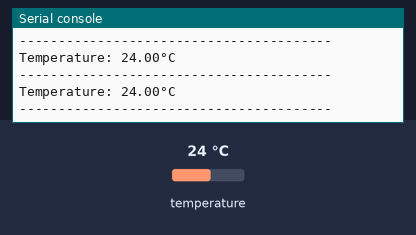
Simulated run of this program. Board: ESP32 board running MicroPython. On the bench: the last lines printed to the serial console. Inputs (shaded band) come from the test bench; at power-on: temperature 24 °C.

Above: at 1.3 s.
1.4 s: temperature set to 12 °C
At 2.0 s:
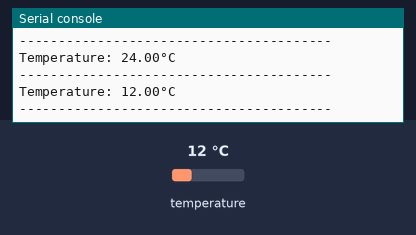
2.9 s: temperature set to 19 °C
At 3.5 s:
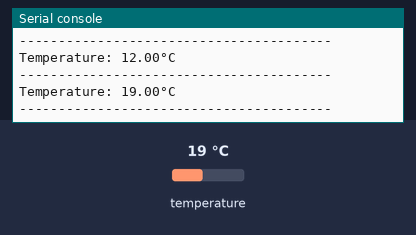
Timing chart, 0 to 5.9 s (numbered marks = the images above; inputs shaded):
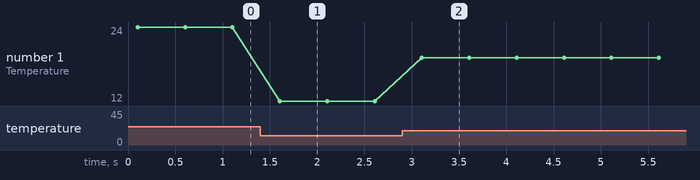

The program:

example.py
```python
"""MPU6050 temperature sensor driver for MicroPython"""
import machine
import time


class MPU6050Config:
    """MPU6050 register addresses and configuration constants"""

    # I2C Address
    MPU6050_ADDR = 0x68  # Default address when AD0

    # Register Map
    # Temperature measurement
    REG_TEMP_OUT_H = 0x41
    REG_PWR_MGMT_1 = 0x6B
    REG_FIFO_R_W = 0x74
    REG_WHO_AM_I = 0x75

    # Power Management
    PWR_CLKSEL_PLL_X = 0x01


class Device:
    """Abstract base class for I2C devices.

    Defines the interface that all device implementations must follow.
    Subclasses should implement I2C communication methods and device initialization.

    Attributes:
        i2c: I2C bus instance for communication
        address: I2C device address
        config: Device configuration object containing register addresses and constants
    """

    def __init__(self, i2c, address, config):
        """Initialize device with I2C bus, address, and configuration.

        Args:
            i2c: I2C bus instance
            address: I2C device address
            config: Configuration object for the device
        """
        self.i2c = i2c
        self.address = address
        self.config = config

    def initialize(self):
        """Initialize the device. Must be implemented by subclasses."""
        raise NotImplementedError("Subclasses must implement initialize()")

    def read(self, reg, length=1):
        """Read data from device register. Must be implemented by subclasses."""
        raise NotImplementedError("Subclasses must implement read()")

    def write(self, reg, data):
        """Write data to device register. Must be implemented by subclasses."""
        raise NotImplementedError("Subclasses must implement write()")


class Controller:
    """Abstract base class for device controllers.

    Controllers provide high-level interfaces to interact with devices.
    They handle data conversion and provide user-friendly methods.
    Subclasses should implement methods to get processed sensor data.
    """

    def __init__(self, device):
        """Initialize controller with a device instance."""
        raise NotImplementedError("Subclasses must implement __init__()")

    def read_register(self, reg):
        """Read a single byte from register."""
        raise NotImplementedError("Subclasses must implement read_register()")

    def write_register(self, reg, value):
        """Write a single byte to register."""
        raise NotImplementedError("Subclasses must implement write_register()")


class MPU6050(Device):
    """Class representing the MPU6050 device with I2C communication."""

    def __init__(self, i2c, address=MPU6050Config.MPU6050_ADDR):
        """Initialize MPU6050 device

        Args:
            i2c: I2C bus instance
            address: I2C address (0x68 or 0x69)
        """
        # Call parent constructor with config
        super().__init__(i2c, address, MPU6050Config())

        # Initialize sensor
        self.initialize()

    def initialize(self):
        """Initialize the MPU6050 sensor"""
        try:
            # Check device ID
            who_am_i = self.read_register(self.config.REG_WHO_AM_I)
            if who_am_i not in [0x68, 0x69]:
                print(f"MPU6050 not found. WHO_AM_I: 0x{who_am_i:02X}")
                return False

            # Wake up the device (clear sleep bit)
            self.write_register(self.config.REG_PWR_MGMT_1, self.config.PWR_CLKSEL_PLL_X)
            time.sleep_ms(100)

            return True
        except Exception as e:
            print(f"MPU6050 initialization failed: {e}")
            return False

    def read_register(self, reg):
        """Read a single byte from register"""
        return self.i2c.readfrom_mem(self.address, reg, 1)[0]

    def write_register(self, reg, value):
        """Write a single byte to register"""
        self.i2c.writeto_mem(self.address, reg, bytes([value]))

    def read_registers(self, reg, length):
        """Read multiple bytes from register"""
        return self.i2c.readfrom_mem(self.address, reg, length)

    def read(self, reg, length=1):
        """Reads data from the MPU6050 device.

        Args:
            reg: Register address to read from
            length: Number of bytes to read

        Returns:
            bytes: Data read from the device
        """
        return self.read_registers(reg, length)

    def write(self, reg, data):
        """Writes data to the MPU6050 device.

        Args:
            reg: Register address to write to
            data: Data bytes to write
        """
        if isinstance(data, int):
            self.write_register(reg, data)
        else:
            self.i2c.writeto_mem(self.address, reg, data)

    def read_raw_temp(self):
        """Read raw temperature data

        Returns:
            Raw temperature value (16-bit signed)
        """
        data = self.read_registers(self.config.REG_TEMP_OUT_H, 2)
        return self._bytes_to_int16(data[0], data[1])

    def _bytes_to_int16(self, high, low):
        """Convert two bytes to signed 16-bit integer"""
        value = (high << 8) | low
        # Convert to signed
        if value >= 0x8000:
            value = -((65535 - value) + 1)
        return value


class MPU6050Controller(Controller):
    """Controller for MPU6050 temperature sensor.

    Provides high-level methods to read temperature data from the MPU6050.
    """

    def __init__(self, device):
        """Initialize controller with MPU6050 device

        Args:
            device: MPU6050 device instance
        """
        self.device = device

    def get_temperature(self):
        """Gets the temperature from the MPU6050 device in Celsius.

        Returns:
            Temperature in degrees Celsius
        """
        raw_temp = self.device.read_raw_temp()
        # Temperature formula from datasheet: Temp = (TEMP_OUT / 340) + 36.53
        return (raw_temp / 340.0) + 36.53


# Example usage
if __name__ == '__main__':
    # Initialize I2C (adjust pins for your ESP32)
    # Using GPIO 26 (SCL) and GPIO 25 (SDA) - common alternative I2C pins
    # If these don't work, try: GPIO 22 (SCL) and GPIO 21 (SDA)
    i2c = machine.I2C(0, scl=machine.Pin(17), sda=machine.Pin(18), freq=400000)

    # Create MPU6050 device
    mpu = MPU6050(i2c)

    # Create controller
    controller = MPU6050Controller(mpu)

    # Read data
    print("MPU6050 Temperature Sensor Test")
    print("=" * 40)

    while True:
        try:
            # Get temperature
            temp = controller.get_temperature()

            print(f"Temperature: {temp:.2f}°C")
            print("-" * 40)

            time.sleep_ms(500)

        except KeyboardInterrupt:
            print("\nStopped by user")
            break
        except Exception as e:
            print(f"Error: {e}")
            time.sleep(1)
```

Measured:
- after the input at 1.4 s, the serial console: prints a new line after 0.21 s (image 1)
- after the input at 2.9 s, the serial console: prints a new line after 0.21 s (image 2)
- plotted number 1: 24 → 12 after the input at 1.4 s, 12 → 19 after the input at 2.9 s
